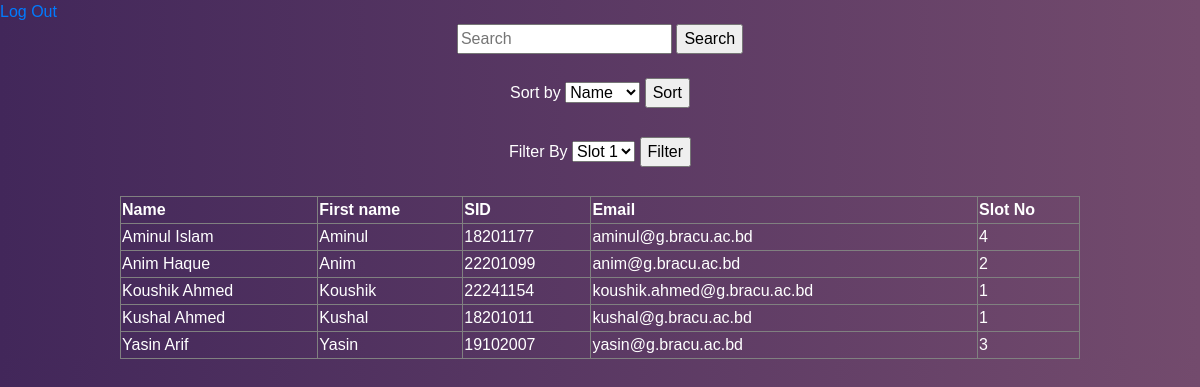
/info.php, run on the app's committed database.
### tables this page shows
CREATE TABLE `info` (
  `name` varchar(255) NOT NULL,
  `firstname` varchar(255) NOT NULL,
  `sid` int(11) NOT NULL,
  `email` varchar(255) NOT NULL,
  `slot` int(11) NOT NULL
);

### info.php (the view, shortened to what this page needs)
<?php include("connect.php") ?>
<!DOCTYPE html>
<html lang="en">
<head>
  <link rel="stylesheet" href="https://stackpath.bootstrapcdn.com/bootstrap/4.5.2/css/bootstrap.min.css">
</head>
<body>
<nav>
  <a href="index.php">Log Out</a>
</nav>
<div class="center">
        <form action="" method="post" align ="center">
            <input type="text" name="search" placeholder="Search">
            <input type="submit" value="Search">
            <br>
            <br>
        </form>
        <form action="" method="post" align="center">
        <label for="">Sort by</label>
            <select name="sort_option" id="">
                <option value="name">Name</option>
            </select>
            <input type="submit" value="Sort">
            <br> <br>
        </form>
        <form action="" method="post" align="center">
        <label for="">Filter By</label>
            <select name="slot_filter" id="">
                <option value="1">Slot 1</option>
            </select>
            <input type="submit" value="Filter">
            <br> <br>
        </form>
        <?php
            if($_SERVER["REQUEST_METHOD"] == "POST"){
                if($_POST["method"] == "search"){
                    $str = $_POST["search"];
                    $sql = "SELECT * FROM `info` WHERE `name` ='".$str."' OR `sid` ='".$str."' OR `firstname` ='".$str."'";
                }
                else if ($_POST["method"] == "filter"){
                    $selectOption = $_POST['slot_filter'];
                    $sql = "SELECT * FROM `info` WHERE `slot` ='".$selectOption."'";
                }
                else if ($_POST["method"] == "sort"){
                    $selectOption = $_POST['sort_option'];
                    $sql = "SELECT * FROM `info` ORDER BY " .$selectOption;
                }
            }
            else{
                $sql = "SELECT * FROM info";
            }
            $result = $conn->query($sql);
            if ($result->num_rows > 0) {
            echo "<table border='1' align='center' width='80%'>
                <tr>
                <th>Name</th>
                <th>First name</th>
                <th>SID</th>
                <th>Email</th>
                <th>Slot No</th>
                </tr>";
            while($row = $result->fetch_assoc()) {
                    echo "<tr>";
                    echo "<td>" . $row['name'] . "</td>";
                    echo "<td>" . $row['firstname'] . "</td>";
                    echo "<td>" . $row['sid'] . "</td>";
                    echo "<td>" . $row['email'] . "</td>";
                    echo "<td>" . $row['slot'] . "</td>";
                    echo "</tr>";
            }
            echo "</table>";
            } else {
            echo "No results found. Please input correctly.";
            }
        ?>
    </div>
</body>
</html>

### info.php (style rules this page uses)
body { font-family: 'Roboto Mono', 'Titillium Web', sans-serif; background: linear-gradient(to right, #42275a, #734b6d); color: white; }

### data on the page
info: name "Aminul Islam", firstname "Aminul", sid "18201177", email "aminul@g.bracu.ac.bd", slot "4"
info: name "Anim Haque", firstname "Anim", sid "22201099", email "anim@g.bracu.ac.bd", slot "2"
info: name "Koushik Ahmed", firstname "Koushik", sid "22241154", email "koushik.ahmed@g.bracu.ac.bd", slot "1"
info: name "Kushal Ahmed", firstname "Kushal", sid "18201011", email "kushal@g.bracu.ac.bd", slot "1"
info: name "Yasin Arif", firstname "Yasin", sid "19102007", email "yasin@g.bracu.ac.bd", slot "3"
